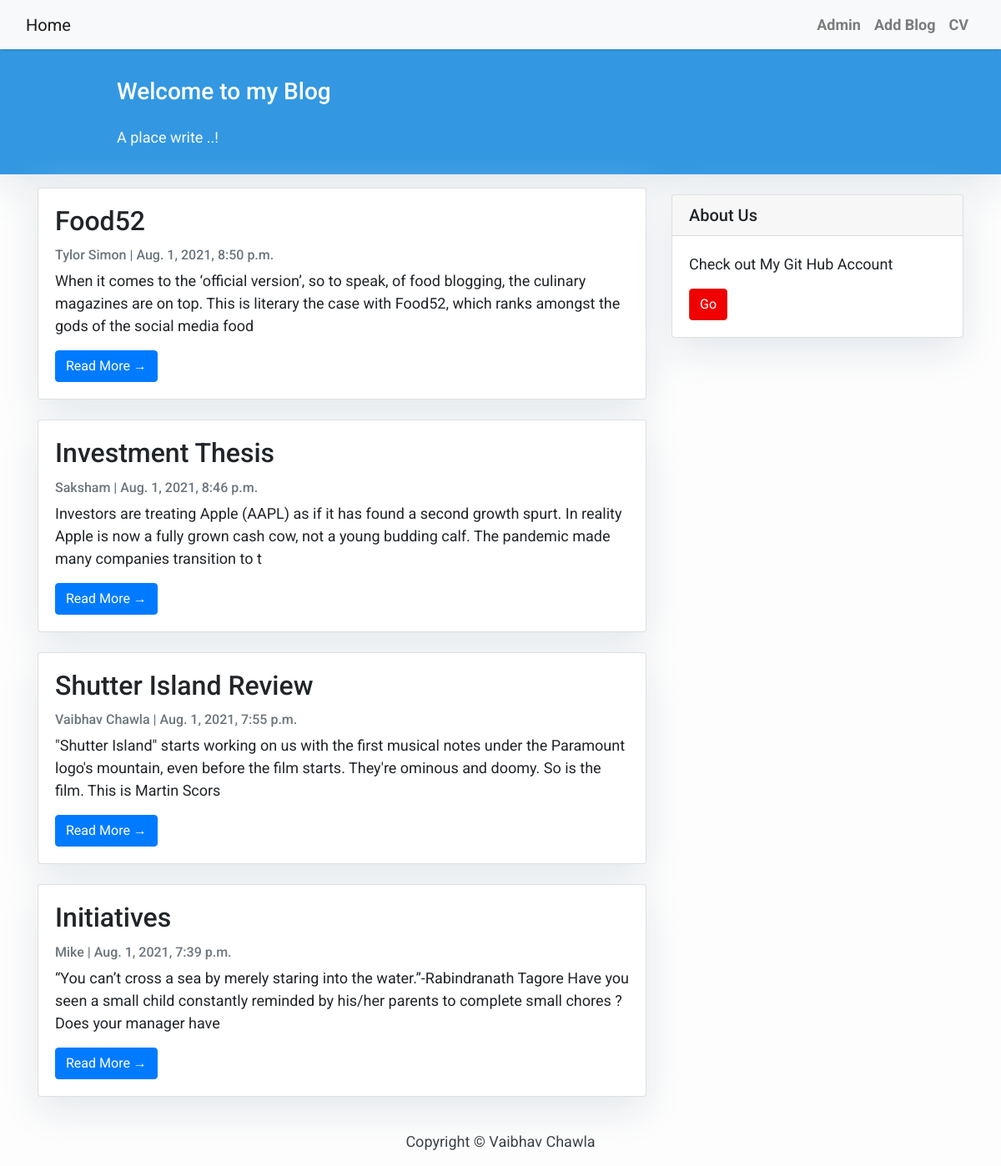
The page / on the database its author committed.
### blog/models.py (models this page shows, shortened)
class Post(models.Model):
    title = models.CharField(max_length=200, unique=True)
    slug = models.SlugField(max_length=200, unique=True)
    author = models.CharField( max_length=200)
    updated_on = models.DateTimeField(auto_now= True)
    content = models.TextField()
    created_on = models.DateTimeField(auto_now_add=True)
    status = models.IntegerField(choices=STATUS, default=0)
    class Meta:
        ordering = ['-created_on']

### blog/views.py (the view)
# urls.py: path('', views.PostList.as_view(), name='home'),
class PostList(generic.ListView):
    queryset = Post.objects.filter(status=1).order_by('-created_on')
    template_name = 'index.html'

### templates/index.html (shortened to what this page needs)
{% extends "base.html" %}
 {% block content %}
    <header class="masthead" >
            <div class="container">
              <div class="row">
                <div class=" col-md-8 col-md-10 mx-auto">
                  <div class="site-heading">
                    <h3 class=" site-heading my-4 mt-3 text-white"> Welcome to my Blog </h3>
                    <p class="text-light">A place write ..! &nbsp
                    </p>
                </div>
                    </div>
                  </div>
                </div>
              </header>
            <div class="container">
                <div class="row">
              <div class="col-md-8 mt-3 left">
                    {% for post in post_list %}
                <div class="card mb-4" >
                  <div class="card-body">
                    <h2 class="card-title">{{ post.title }}</h2>
                    <p class="card-text text-muted h6">{{ post.author }} | {{ post.created_on}} </p>
                    <p class="card-text">{{post.content|slice:":200" }}</p>
                    <a href="{% url 'post_detail' post.slug  %}" class="btn btn-primary">Read More &rarr;</a>
                  </div>
                </div>
                {% endfor %}
            </div>
                {% block sidebar %}
                {% include 'sidebar.html' %}
                {% endblock sidebar %}
            </div>
        </div>
{%endblock%}

### templates/base.html (shortened to what this page needs)
<!DOCTYPE html>
<html>
  <head>
    <link
      rel="stylesheet"
      href="https://maxcdn.bootstrapcdn.com/bootstrap/4.0.0/css/bootstrap.min.css"
    />
  </head>
  <body>
    <nav class="navbar navbar-expand-lg navbar-light bg-light shadow" id="mainNav">
      <div class="container-fluid">
        <a class="navbar-brand" href="{% url 'home' %}" >Home</a>
        <div class="collapse navbar-collapse" id="navbarResponsive">
          <ul class="navbar-nav ml-auto">
            <li class="nav-item text-black">
              <a
                class="nav-link text-black font-weight-bold"
                href="{% url 'admin:index' %}"
                >Admin</a
              >
            </li>
            <li class="nav-item text-black">
              <a
                class="nav-link text-black font-weight-bold"
                href="{% url 'form_1' %}"
                >Add Blog</a
              >
            </li>
            <li class="nav-item text-black">
              <a
                class="nav-link text-black font-weight-bold"
                href="https://drive.google.com/file/d/1sSN7Ta8EYByQgOJF9LcEjzDyeNuFeV5R/view?usp=sharing"
                >CV</a
              >
            </li>
          </ul>
        </div>
      </div>
    </nav>
            {% block content %}{% endblock content %}
    <footer class="py-3 bg-grey">
              <p class="m-0 text-dark text-center ">Copyright &copy; Vaibhav Chawla</p>
    </footer>
  </body>
</html>

### templates/sidebar.html (shortened to what this page needs)
{% block sidebar %}
<div class="col-md-4 float-right ">
<div class="card my-4">
        <h5 class="card-header">About Us</h5>
    <div class="card-body">
        <p class="card-text"> Check out My Git Hub Account</p>
        <a href="https://github.com/vaibhavchawla37"
           class="btn btn-danger">Go</a>
    </div>
</div>
</div>
{% endblock sidebar %}

### templates/base.html (style rules this page uses)
body { font-family: "Roboto", sans-serif; font-size: 17px; background-color: #fdfdfd; }
.shadow { box-shadow: 0 4px 2px -2px rgba(0,0,0,0.1); }
.btn-danger { color: #fff; background-color: #f00000; border-color: #dc281e; }
.masthead { background:#3398E1; height: auto; padding-bottom: 15px; box-shadow: 0 16px 48px #E3E7EB; padding-top: 10px; }

### templates/index.html (style rules this page uses)
body { font-family: "Roboto", sans-serif; font-size: 18px; background-color: #fdfdfd; }
.card { box-shadow: 0 16px 48px #E3E7EB; }

### templates/sidebar.html (style rules this page uses)
.card { box-shadow: 0 16px 48px #E3E7EB; }

### rows shown on the page
Post: title "Food52", author "Tylor Simon", created_on "Aug. 1, 2021, 8:50 p.m.", content "When it comes to the ‘official version’, so to speak, of food blogging, the culinary magazines are on top. This is literary the case with Food52, which ranks amongst the gods of the social media food"
Post: title "Investment Thesis", author "Saksham", created_on "Aug. 1, 2021, 8:46 p.m.", content "Investors are treating Apple (AAPL) as if it has found a second growth spurt. In reality Apple is now a fully grown cash cow, not a young budding calf. The pandemic made many companies transition to t"
Post: title "Shutter Island Review", author "Vaibhav Chawla", created_on "Aug. 1, 2021, 7:55 p.m.", content "\"Shutter Island\" starts working on us with the first musical notes under the Paramount logo's mountain, even before the film starts. They're ominous and doomy. So is the film. This is Martin Scors"
Post: title "Initiatives", author "Mike", created_on "Aug. 1, 2021, 7:39 p.m.", content "“You can’t cross a sea by merely staring into the water.”-Rabindranath Tagore Have you seen a small child constantly reminded by his/her parents to complete small chores ? Does your manager have"
